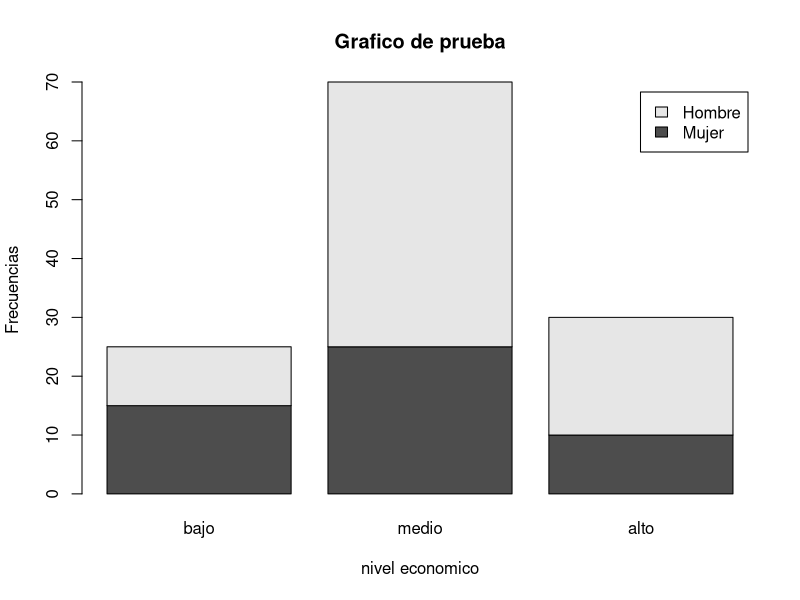
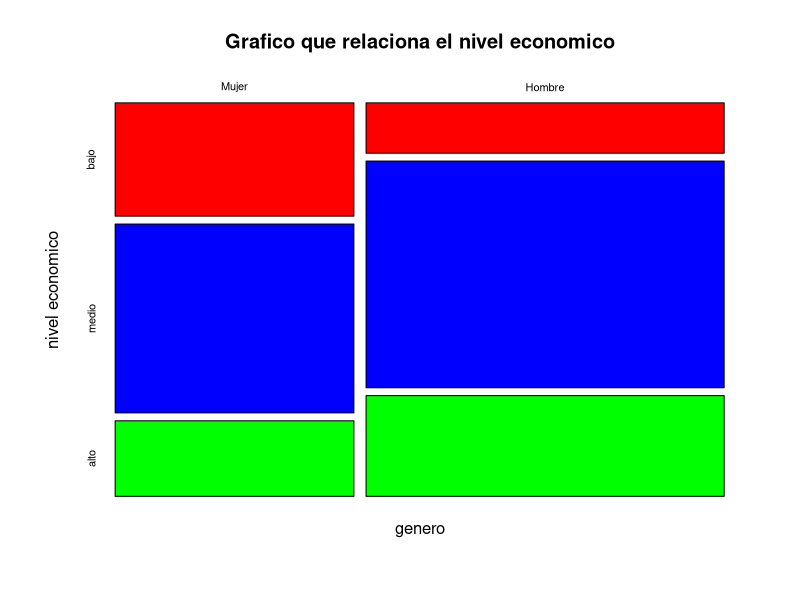

Source code (R) for these figures, in order:
notas=c(74,56,72,40,82,76,72,87,81,50, 65, 62)
sort(notas)
order(notas)
sum(notas)
cumsum(notas)
mean(notas)
quantile(notas)
sd(notas)
x= matrix(c(15,10,25,45,10,20),nrow=2) 
rownames(x) = c("Mujer", "Hombre")
colnames(x) =c("bajo", "medio", "alto")
barplot(x, main="Grafico de prueba", xlab="nivel economico",ylab="Frecuencias",
        legend=rownames(x))
mosaicplot(x, col=c("red","blue","green"), main="Grafico que relaciona el nivel economico",
           xlab="genero", ylab="nivel economico")
